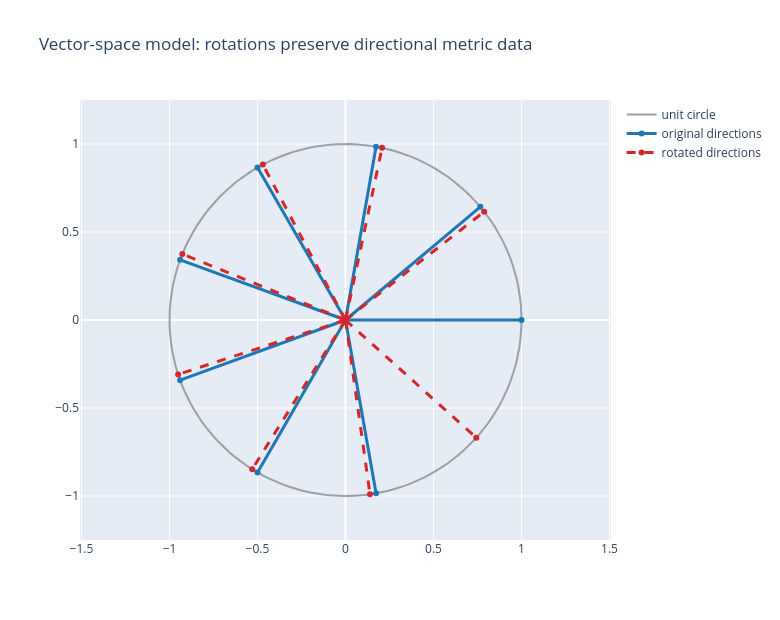

Notebook code cell kept with this figure:
### Markdown cell above
## Vector-Space Model: Directions and Orthogonal Operators

In the vector-space model, the representational space is the familiar Euclidean vector
space. The natural objects are directions, weighted directions, and subspaces through the
chosen origin. Rotations are native because they are orthogonal transformations: they
preserve dot products, lengths, angles, oriented areas, and the geometric product
structure that depends on the metric.

The code below rotates a small fan of direction vectors. This is the case where the
ordinary vector model shines. There is no need to embed finite points or invent a point at
infinity. The origin is part of the modeling assumption, and the operators respect it.

### Code cell
angles = np.linspace(0.0, 2.0 * np.pi, 9, endpoint=False)[:-1]
directions = np.column_stack([np.cos(angles), np.sin(angles)])
turn = np.deg2rad(38.0)
rotated_directions = rotate_vectors(directions, turn)

unit_angles = np.linspace(0.0, 2.0 * np.pi, 160)
unit_circle = np.column_stack([np.cos(unit_angles), np.sin(unit_angles)])

fig_vector = go.Figure()
fig_vector.add_trace(
    go.Scatter(x=unit_circle[:, 0], y=unit_circle[:, 1], mode="lines", name="unit circle", line=dict(color="#9aa0a6"))
)
for i, vector in enumerate(directions):
    fig_vector.add_trace(
        go.Scatter(
            x=[0.0, vector[0]],
            y=[0.0, vector[1]],
            mode="lines+markers",
            name="original directions" if i == 0 else None,
            showlegend=i == 0,
            line=dict(color="#1f77b4", width=3),
            marker=dict(size=6),
        )
    )
for i, vector in enumerate(rotated_directions):
    fig_vector.add_trace(
        go.Scatter(
            x=[0.0, vector[0]],
            y=[0.0, vector[1]],
            mode="lines+markers",
            name="rotated directions" if i == 0 else None,
            showlegend=i == 0,
            line=dict(color="#d62728", width=3, dash="dash"),
            marker=dict(size=6),
        )
    )
fig_vector.update_layout(
    title="Vector-space model: rotations preserve directional metric data",
    width=780,
    height=620,
    xaxis=dict(scaleanchor="y", scaleratio=1, range=[-1.25, 1.25], zeroline=True),
    yaxis=dict(range=[-1.25, 1.25], zeroline=True),
)
vector_rotation_path = remember(
    save_plotly_html(fig_vector, "chapter-17", "plots", "vector-space-rotations.html", root=ARTIFACT_ROOT)
)

dot_error = float(np.max(np.abs(directions @ directions.T - rotated_directions @ rotated_directions.T)))
area_error = abs(signed_polygon_area(directions[:4]) - signed_polygon_area(rotated_directions[:4]))
assert dot_error < 1e-12
assert area_error < 1e-12
print(f"dot-product preservation error: {dot_error:.2e}")
print(f"oriented-area preservation error: {area_error:.2e}")
print(f"saved {rel(vector_rotation_path)}")
fig_vector

### Figure 1 — Plotly figure (JSON) as saved in the notebook; plotly's stock layout.template omitted (floating-point values rounded to 4 significant figures; data arrays with more than 128 entries replaced by an {"elided": "..."} marker saying what was removed)
{"data": [{"line": {"color": "#9aa0a6"}, "mode": "lines", "name": "unit circle", "type": "scatter", "x": {"elided": "160 float values"}, "y": {"elided": "160 float values"}}, {"line": {"color": "#1f77b4", "width": 3}, "marker": {"size": 6}, "mode": "lines+markers", "name": "original directions", "showlegend": true, "type": "scatter", "x": [0.0, 1.0], "y": [0.0, 0.0]}, {"line": {"color": "#1f77b4", "width": 3}, "marker": {"size": 6}, "mode": "lines+markers", "showlegend": false, "type": "scatter", "x": [0.0, 0.766], "y": [0.0, 0.6428]}, {"line": {"color": "#1f77b4", "width": 3}, "marker": {"size": 6}, "mode": "lines+markers", "showlegend": false, "type": "scatter", "x": [0.0, 0.1736], "y": [0.0, 0.9848]}, {"line": {"color": "#1f77b4", "width": 3}, "marker": {"size": 6}, "mode": "lines+markers", "showlegend": false, "type": "scatter", "x": [0.0, -0.5], "y": [0.0, 0.866]}, {"line": {"color": "#1f77b4", "width": 3}, "marker": {"size": 6}, "mode": "lines+markers", "showlegend": false, "type": "scatter", "x": [0.0, -0.9397], "y": [0.0, 0.342]}, {"line": {"color": "#1f77b4", "width": 3}, "marker": {"size": 6}, "mode": "lines+markers", "showlegend": false, "type": "scatter", "x": [0.0, -0.9397], "y": [0.0, -0.342]}, {"line": {"color": "#1f77b4", "width": 3}, "marker": {"size": 6}, "mode": "lines+markers", "showlegend": false, "type": "scatter", "x": [0.0, -0.5], "y": [0.0, -0.866]}, {"line": {"color": "#1f77b4", "width": 3}, "marker": {"size": 6}, "mode": "lines+markers", "showlegend": false, "type": "scatter", "x": [0.0, 0.1736], "y": [0.0, -0.9848]}, {"line": {"color": "#d62728", "dash": "dash", "width": 3}, "marker": {"size": 6}, "mode": "lines+markers", "name": "rotated directions", "showlegend": true, "type": "scatter", "x": [0.0, 0.788], "y": [0.0, 0.6157]}, {"line": {"color": "#d62728", "dash": "dash", "width": 3}, "marker": {"size": 6}, "mode": "lines+markers", "showlegend": false, "type": "scatter", "x": [0.0, 0.2079], "y": [0.0, 0.9781]}, {"line": {"color": "#d62728", "dash": "dash", "width": 3}, "marker": {"size": 6}, "mode": "lines+markers", "showlegend": false, "type": "scatter", "x": [0.0, -0.4695], "y": [0.0, 0.8829]}, {"line": {"color": "#d62728", "dash": "dash", "width": 3}, "marker": {"size": 6}, "mode": "lines+markers", "showlegend": false, "type": "scatter", "x": [0.0, -0.9272], "y": [0.0, 0.3746]}, {"line": {"color": "#d62728", "dash": "dash", "width": 3}, "marker": {"size": 6}, "mode": "lines+markers", "showlegend": false, "type": "scatter", "x": [0.0, -0.9511], "y": [0.0, -0.309]}, {"line": {"color": "#d62728", "dash": "dash", "width": 3}, "marker": {"size": 6}, "mode": "lines+markers", "showlegend": false, "type": "scatter", "x": [0.0, -0.5299], "y": [0.0, -0.848]}, {"line": {"color": "#d62728", "dash": "dash", "width": 3}, "marker": {"size": 6}, "mode": "lines+markers", "showlegend": false, "type": "scatter", "x": [0.0, 0.1392], "y": [0.0, -0.9903]}, {"line": {"color": "#d62728", "dash": "dash", "width": 3}, "marker": {"size": 6}, "mode": "lines+markers", "showlegend": false, "type": "scatter", "x": [0.0, 0.7431], "y": [0.0, -0.6691]}], "layout": {"height": 620, "title": {"text": "Vector-space model: rotations preserve directional metric data"}, "width": 780, "xaxis": {"range": [-1.25, 1.25], "scaleanchor": "y", "scaleratio": 1, "zeroline": true}, "yaxis": {"range": [-1.25, 1.25], "zeroline": true}}}
